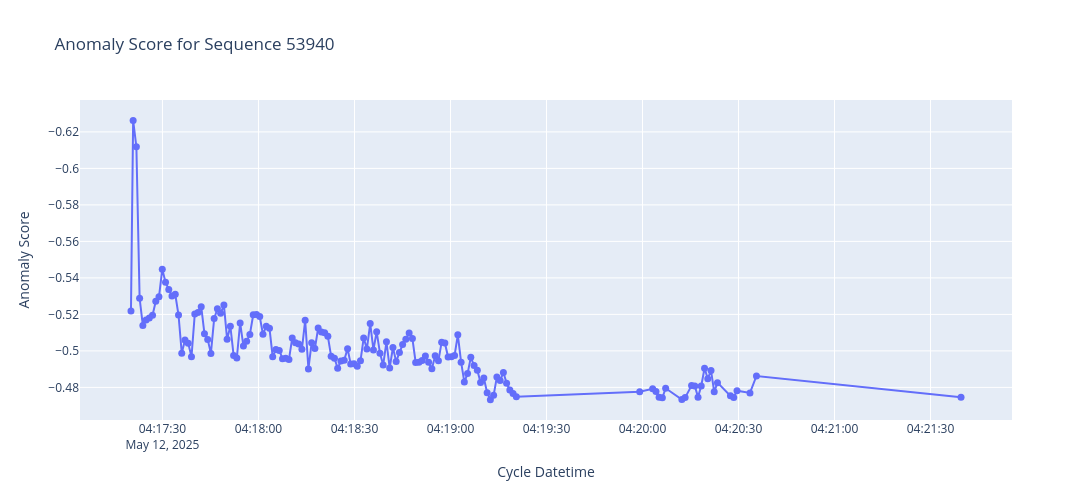

This figure's notebook cell:
### Code cell
import plotly.graph_objs as go

cycle_times = df_53940['cycle_datetime']
anomaly_scores = df_53940['anomaly_score']
# Get a hover text: join top_feature_1..top_feature_5 on newlines, their deviations, and ports
hover_text = (
    "Cycle: " + df_53940['cycle_id'].astype(str) + "<br>" +
    "Datetime: " + df_53940['cycle_datetime'].astype(str) + "<br>" +
    "Anomaly Score: " + df_53940['anomaly_score'].round(2).astype(str) + "<br>" +
    "Top Features:<br>" +
    df_53940[['top_feature_1', 'top_feature_2', 'top_feature_3', 'top_feature_4', 'top_feature_5', 
              'top_feature_1_deviation', 'top_feature_2_deviation', 'top_feature_3_deviation', 
              'top_feature_4_deviation', 'top_feature_5_deviation', 'port_info']]
    .apply(lambda row: 
        f"{row['top_feature_1']}: {row['top_feature_1_deviation']:.2f}<br>" +
        f"{row['top_feature_2']}: {row['top_feature_2_deviation']:.2f}<br>" +
        f"{row['top_feature_3']}: {row['top_feature_3_deviation']:.2f}<br>" +
        f"{row['top_feature_4']}: {row['top_feature_4_deviation']:.2f}<br>" +
        f"{row['top_feature_5']}: {row['top_feature_5_deviation']:.2f}<br>" +
        f"Ports: {row['port_info'] if pd.notnull(row['port_info']) else 'N/A'}"
    , axis=1)
)

fig_53940 = go.Figure()

fig_53940.add_trace(go.Scatter(
    x=cycle_times, 
    y=anomaly_scores,
    mode='lines+markers',
    marker=dict(size=7),
    text=hover_text,
    hoverinfo='text'
))

fig_53940.update_layout(
    title='Anomaly Score for Sequence 53940',
    xaxis_title='Cycle Datetime',
    yaxis_title='Anomaly Score',
    hovermode='closest',
    width=1200,
    height=500,
    yaxis=dict(autorange='reversed')  # This flips the y-axis so that lower numbers are on top
)
fig_53940

### Figure 1 — Plotly figure (JSON) as saved in the notebook; plotly's stock layout.template omitted (floating-point values rounded to 4 significant figures; data arrays with more than 128 entries replaced by an {"elided": "..."} marker saying what was removed)
{"data": [{"hoverinfo": "text", "marker": {"size": 7}, "mode": "lines+markers", "text": {"elided": "143 str values"}, "type": "scatter", "x": {"elided": "143 str values"}, "y": {"elided": "143 float values"}}], "layout": {"height": 500, "hovermode": "closest", "title": {"text": "Anomaly Score for Sequence 53940"}, "width": 1200, "xaxis": {"title": {"text": "Cycle Datetime"}}, "yaxis": {"autorange": "reversed", "title": {"text": "Anomaly Score"}}}}
